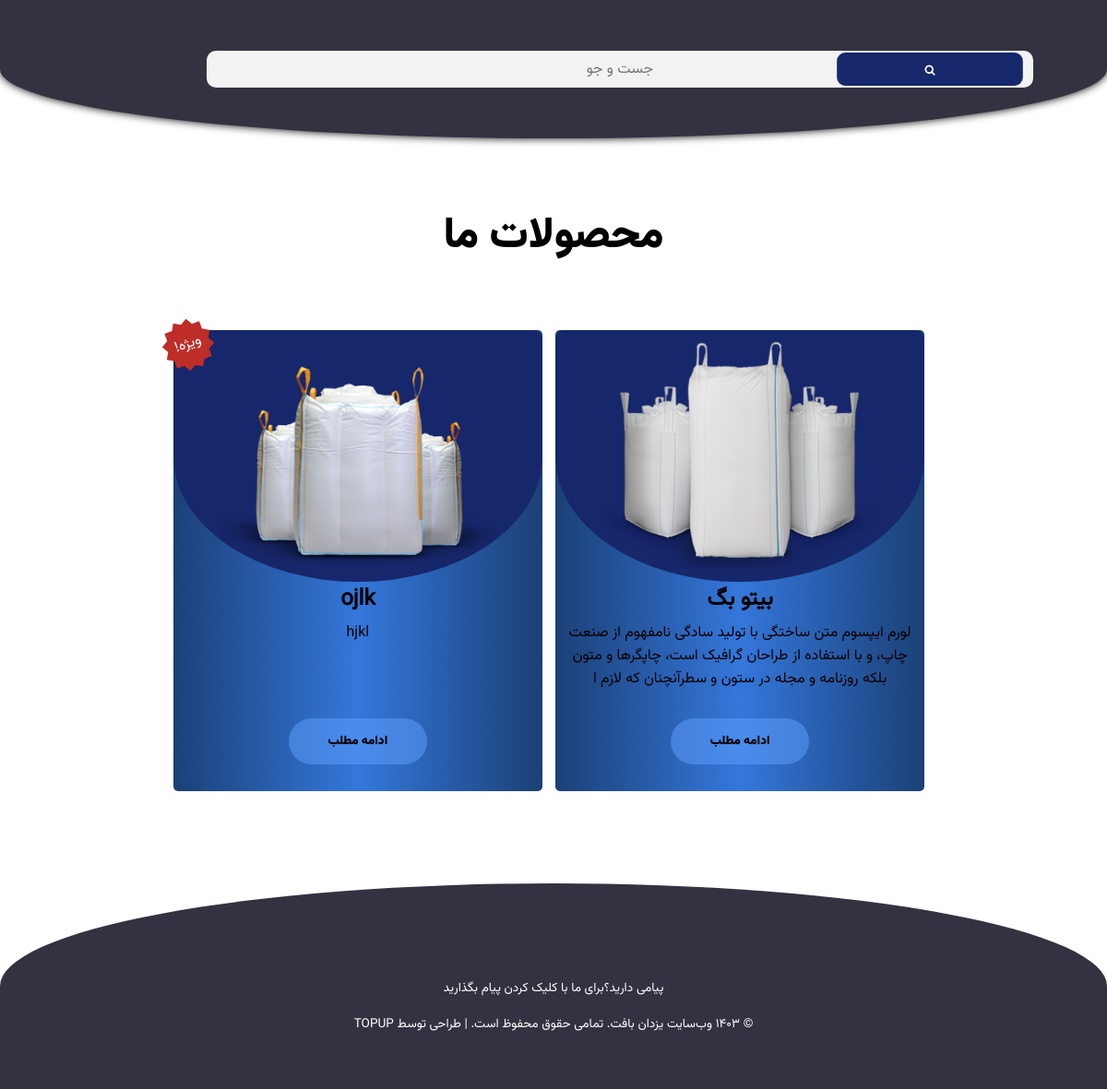
The app's page /product/ with its own data.
### products/models.py (models this page shows, shortened)
class Products(models.Model):
    name = models.CharField(max_length=20)
    discription = models.TextField(max_length=158)
    main_title = models.CharField(max_length=100)
    main_discription = models.TextField(max_length=2500)
    title1 = models.CharField(max_length=100, null=True, blank=True)
    discription1 = models.TextField(max_length=2500, null=True, blank=True)
    title2 = models.CharField(max_length=100, null=True, blank=True)
    discription2 = models.TextField(max_length=2500, null=True, blank=True)
    title3 = models.CharField(max_length=100, null=True, blank=True)
    discription3 = models.TextField(max_length=2500, null=True, blank=True)
    title4 = models.CharField(max_length=100, null=True, blank=True)
    discription4 = models.TextField(max_length=2500, null=True, blank=True)
    title5 = models.CharField(max_length=100, null=True, blank=True)
    discription5 = models.TextField(max_length=2500, null=True, blank=True)
    is_special = models.BooleanField(default=False)
    is_main_page = models.BooleanField(default=False)
    picture = models.ImageField(upload_to='static/images/')

### products/views.py (the view)
# urls.py: path('', include('products.urls')),
def products(request):
    product = Products.objects.all()
    return render(request, 'products.html', {'products': product})

### home/templates/products.html (shortened to what this page needs)
{% load static %}
<!DOCTYPE html>
<html>
<head>
    <link rel="stylesheet" href="../static/css/products.css">
    <link rel="stylesheet" href="https://stackpath.bootstrapcdn.com/font-awesome/4.7.0/css/font-awesome.min.css">
</head>
<body>
    <nav class="nav">
        <div class="search-box">
            <form action="/search/" method="POST">
                <label>
                    <input type ="text" name ="search" id ="srch" placeholder="جست و جو">
                </label>
                <button type ="submit"><i class="fa fa-search"></i></button>
            </form>
        </div>
    </nav>
    <section class="row-p">
        <h1 style="font-family: font2;margin-bottom: 50px; font-size: 35pt;">محصولات ما</h1>
        {% for item in products %}
            <article class="col-p">
                {% if item.is_special %}
                    <span class="sale">ویژه!</span>
                {% endif %}
                <figure class="figure">
                    <div class="img">
                        <img src="../../{{ item.picture }}">
                    </div>
                    <h2>{{ item.name }}</h2>
                    <figcaption>{{ item.discription }}</figcaption>
                    <a href="/product/{{ item.id }}"><button class="btn">ادامه مطلب</button></a>
                </figure>
            </article>
        {% endfor %}
    </section>
    <footer class="footer">
        <div class="section-center">
            <div class="social-icons">
        </div>
        <a class="footer-text" href="/contact-us">پیامی دارید؟برای ما با کلیک کردن پیام بگذارید</a>
        <p class="footer-text">&copy; ۱۴۰۳ وب‌سایت یزدان بافت. تمامی حقوق محفوظ است. | طراحی توسط TopUP</p>
        </div>
    </footer>
</body>
</html>

### home/static/css/products.css (style rules this page uses)
* { margin: 0; padding: 0; box-sizing: border-box; transition: all .2s; }
:root { --primaryColor: #a82424; --secondaryColor: #52353d; --mainDark: #52353d; --mainWhite: #fff; --mainGrey: #e5e5e5; --slantedText: "Grand Hotel", cursive; --mainTransition: all 0.3s linear; --letterSpacing: 0.5rem; }
body { height: 100vh; font-family: font1; direction: rtl; }
.nav { border-radius: 0 0 50% 50%; position: fixed; top: 0; left: 0; width:100%; height: 150px; padding-right: 30px; display: flex; justify-content: space-between; align-items: center; z-index: 99; box-shadow: 0 0 10px #000; background: rgb(50, 50, 65); }
.nav .search-box { flex: 1; position: relative; }
.search-box input { width:100%; height: 40px; border: none; outline: none; background:#f2f2f2; border-radius: 10px; font-family: font1; color:black; font-size: 16px; padding-left: 5px; padding-right: 40px; text-align: center; }
.search-box button { cursor: pointer; width:40px; height: 40px; border-radius: 10px; border:none; position: absolute; top:0; right: 0; transform: scale(0.9); background: rgb(23, 39, 107); color: #fff; }
@media screen and (max-width: 1215px) { .search-box { flex: 2; margin-right: auto; } }
@media screen and (max-width: 1215px) { .search-box input { width: 80%; padding-right: 5px; padding-left: 5px; } }
@media screen and (max-width: 1215px) { .search-box button { width: 20%; } }
.row-p { margin-top: 120px; width: 100%; padding: 100px; transition: .5s; text-align: center; }
.row-p .col-p { position: relative; margin-top: 15px; margin-right: 10px; display: inline-block; width: 400px; height: 500px; background: linear-gradient( to left, rgb(27, 64, 118), rgb(52, 119, 219), rgb(27, 64, 118) ); text-align: center; border-radius: 5px; animation: loadtransformws 3s; }
.col-p figure figcaption { padding: 5px; height: 100px; }
.img { overflow: hidden; height: 100%; width: 100%; background-color: rgb(23, 39, 107); border-radius: 10px 10px 50% 50%; }
.col-p img { margin-bottom: 5px; position: relative; border: none; border-radius: 10px; max-width: 300px; max-height: 260px; }
.btn { margin-top: 10px; width: 150px; height: 50px; font-family: font2; border: none; border-radius: 25px; background-color: rgb(96, 160, 255, 0.507); transform: .5s; }
.footer { border-radius: 50% 50% 0 0; background-color: rgb(50, 50, 65); text-align: center; padding: 60px; }
.footer-text { text-transform: uppercase; color: var(--mainWhite); margin-top: 1rem; font-size: 0.85rem; }
.footer a { text-decoration: none; }

### records on screen
Products: picture (picture), name "بیتو بگ", discription "لورم ایپسوم متن ساختگی با تولید سادگی نامفهوم از صنعت چاپ، و با استفاده از طراحان گرافیک است، چاپگرها و متون بلکه روزنامه و مجله در ستون و سطرآنچنان که لازم ا"
Products: is_special "ویژه!", picture (picture), name "ojlk", discription "hjkl"
